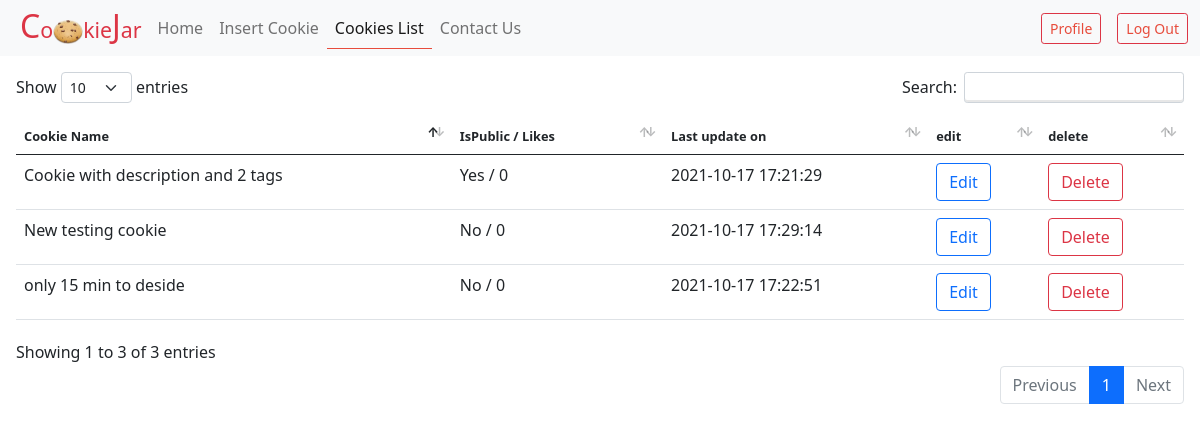
/cookie_list.php (signed in), run on the app's committed database.
### tables this page shows
CREATE TABLE `cookie` (
  `cid` int(10) NOT NULL,
  `uid` int(10) NOT NULL,
  `title` varchar(1000) NOT NULL,
  `edit_date` timestamp NOT NULL DEFAULT CURRENT_TIMESTAMP,
  `is_public` int(1) NOT NULL DEFAULT '0',
  `likes` int(5) NOT NULL DEFAULT '0'
);

### cookie_list.php (the view, shortened to what this page needs)
<?php
require('./partial/connection.php');
?>
<!DOCTYPE html>
<html lang="en">
<head>
    <?php
    require('./partial/link.php');
    require('./tools/dt/style.php');
    ?>
</head>
<body>
    <?php
    require('./partial/nav.php');
    ?>
    <div class="m-3">
        <?php
        $query = "SELECT cid,title,edit_date,is_public,likes FROM `cookie`";
        $result = mysqli_query($conn, $query);
        if (mysqli_num_rows($result) <= 0) {
            echo '<p class="display-4 text-primary text-center mt-5" >Cookie jar is empty.</p>
                    <h3 class="text-center mt-5"><a href="./insert_cookie.php" class="text-warning" >  click here to add new cookie </a></h3>';
            exit();
        } else {
        ?>
            <table class="table table-hover" id="mytable">
                <thead>
                    <tr>
                        <th>Cookie Name</th>
                        <th>IsPublic / Likes</th>
                        <th>Last update on</th>
                        <th>edit</th>
                        <th>delete</th>
                    </tr>
                </thead>
                <?php
                while ($row = mysqli_fetch_assoc($result)) {
                    echo "<tr>";
                    echo "<td>" . $row['title'] . "</td>";
                    if ($row['is_public'] == 1) {
                        $public = "Yes";
                    } else {
                        $public = "No";
                    }
                    echo "<td>" . $public . " / " . $row['likes'] . " </td>";
                    echo "<td>" . $row['edit_date'] . "</td>";
                    echo "<td><a type='button' href='./update_cookie.php?update=" . $row['cid'] . "' class='btn btn-outline-primary edit'>Edit</a></td>";
                    echo "<td><a type='button' onclick='deleteConfirmation(" . $row['cid'] . ")' class='btn btn-outline-danger edit'>Delete</a></td>";
                    echo "</tr>";
                }
                ?>
            </table>
        <?php
        }
        ?>
    </div>
</body>
</html>

### partial/link.php (shortened to what this page needs)
<link rel="stylesheet" href="./tools/icomoon_style.css">
<link rel="stylesheet" href="./tools/bootstrap.min.css">

### tools/dt/style.php (shortened to what this page needs)
<link rel="stylesheet" href="./tools/dt/dataTables.bootstrap5.min.css">

### partial/nav.php (shortened to what this page needs)
<nav class="navbar navbar-expand-md navbar-light bg-light foo sticky-top">
    <div class="container-fluid">
        <a class="mx-2 text-danger fs-2" href="index.php" style="line-height: 30px !important;"> C<small>o<img src="./pics/logo.png" alt="" width="30" height="24">kie</small>J<small>ar</small></a>
        <div class="collapse navbar-collapse" id="navbarSupportedContent">
            <ul class="navbar-nav me-auto mb-2 mb-lg-0">
                <li class="nav-item">
                    <a class="nav-link" id="home" aria-current="page" href="index.php">Home</a>
                </li>
                <?php
                if (isset($_SESSION['logedin']) && $_SESSION['logedin'] == true) {
                    echo '
                    <li class="nav-item ">
                        <a class="nav-link" id="insert_cookie" href="insert_cookie.php">Insert Cookie</a>
                    </li>
                    <li class="nav-item ">
                        <a class="nav-link" id="cookie_list" href="cookie_list.php">Cookies List</a>
                    </li>
                    ';
                }
                ?>
                <li class="nav-item ">
                    <a class="nav-link" id="contact_us" href="contactus.php">Contact Us</a>
                </li>
            </ul>
            <ul class="nav d-flex">
                <?php
                if (isset($_SESSION['logedin']) && $_SESSION['logedin'] == true) {
                    echo '<li class="nav-item">
                    <ul class="nav">
                        <li class="mx-3"><a href="./profile.php" class="btn btn-outline-danger btn-sm">Profile</a></li>
                        <li><a href="./partial/logout.php" class="btn btn-outline-danger btn-sm">Log Out</a></li>
                    </ul>
                </li>';
                }
                ?>
            </ul>
        </div>
    </div>
</nav>

### tools/icomoon_style.css (style rules this page uses)
.foo small { font-size: .66666667em; }
.foo a { color: #e74c3c; text-decoration: none; }

### partial/link.php (style rules this page uses)
.foo .active { box-shadow: 0 1px #e74c3c; }

### tools/dt/style.php (style rules this page uses)
thead { font-size: .8em; }

### data on the page
cookie: title "New testing cookie", is_public "No", likes "0", edit_date "2021-10-17 17:29:14"
cookie: title "only 15 min to deside", is_public "No", likes "0", edit_date "2021-10-17 17:22:51"
cookie: title "Cookie with description and 2 tags", is_public "Yes", likes "0", edit_date "2021-10-17 17:21:29"
